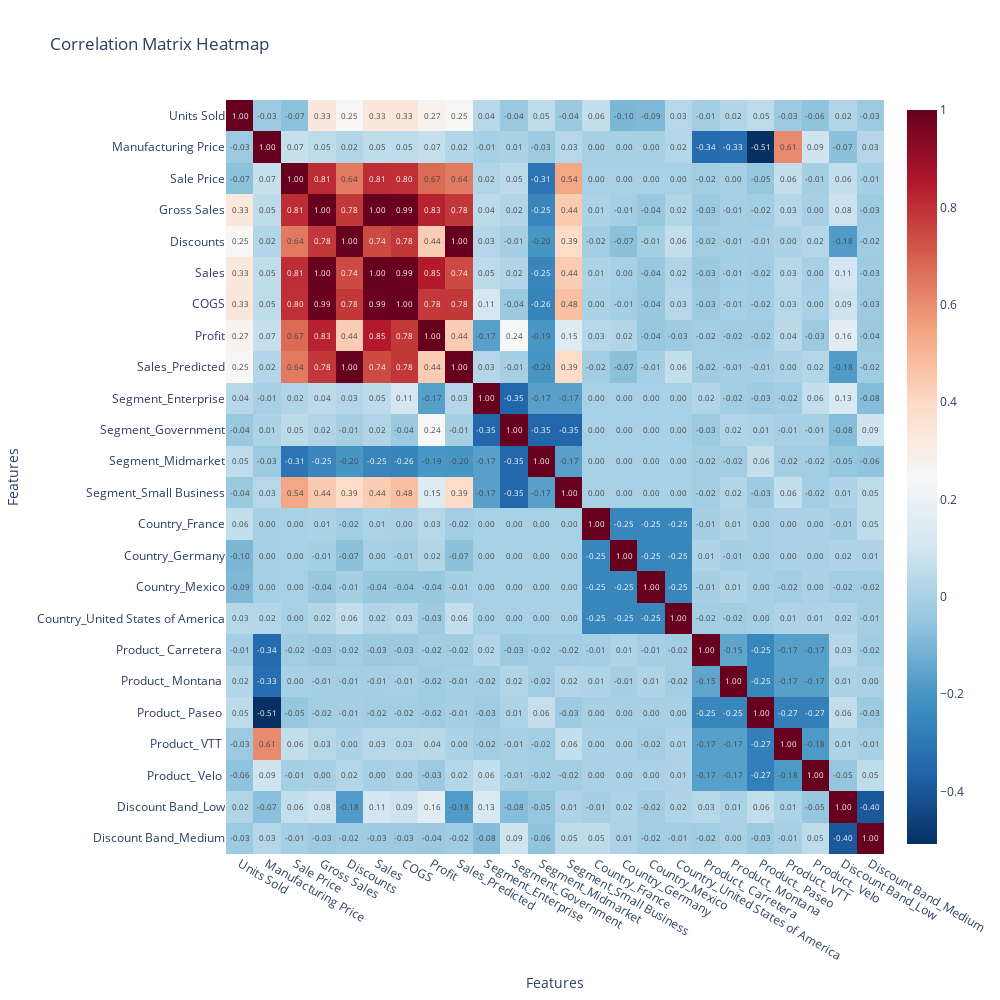

Notebook code cell kept with this figure:
### Code cell
fig = px.imshow(
    correlation_matrix,
    text_auto=".2f",
    color_continuous_scale="RdBu_r",
    title="Correlation Matrix Heatmap",
    aspect="auto"
)

fig.update_layout(
    xaxis_title="Features",
    yaxis_title="Features",
    width=1000,
    height=1000,
)

fig.show()

### Figure 1 — Plotly figure (JSON) as saved in the notebook; plotly's stock layout.template omitted (floating-point values rounded to 4 significant figures; data arrays with more than 128 entries replaced by an {"elided": "..."} marker saying what was removed)
{"data": [{"coloraxis": "coloraxis", "hovertemplate": "x: %{x}<br>y: %{y}<br>color: %{z}<extra></extra>", "name": "0", "texttemplate": "%{z:.2f}", "type": "heatmap", "x": ["Units Sold", "Manufacturing Price", "Sale Price", "Gross Sales", "Discounts", "Sales", "COGS", "Profit", "Sales_Predicted", "Segment_Enterprise", "Segment_Government", "Segment_Midmarket", "Segment_Small Business", "Country_France", "Country_Germany", "Country_Mexico", "Country_United States of America", "Product_ Carretera ", "Product_ Montana ", "Product_ Paseo ", "Product_ VTT ", "Product_ Velo ", "Discount Band_Low", "Discount Band_Medium"], "xaxis": "x", "y": ["Units Sold", "Manufacturing Price", "Sale Price", "Gross Sales", "Discounts", "Sales", "COGS", "Profit", "Sales_Predicted", "Segment_Enterprise", "Segment_Government", "Segment_Midmarket", "Segment_Small Business", "Country_France", "Country_Germany", "Country_Mexico", "Country_United States of America", "Product_ Carretera ", "Product_ Montana ", "Product_ Paseo ", "Product_ VTT ", "Product_ Velo ", "Discount Band_Low", "Discount Band_Medium"], "yaxis": "y", "z": {"elided": "24x24 float values"}}], "layout": {"coloraxis": {"colorscale": [[0, "rgb(5,48,97)"], [0.1, "rgb(33,102,172)"], [0.2, "rgb(67,147,195)"], [0.3, "rgb(146,197,222)"], [0.4, "rgb(209,229,240)"], [0.5, "rgb(247,247,247)"], [0.6, "rgb(253,219,199)"], [0.7, "rgb(244,165,130)"], [0.8, "rgb(214,96,77)"], [0.9, "rgb(178,24,43)"], [1, "rgb(103,0,31)"]]}, "height": 1000, "title": {"text": "Correlation Matrix Heatmap"}, "width": 1000, "xaxis": {"anchor": "y", "domain": [0, 1], "title": {"text": "Features"}}, "yaxis": {"anchor": "x", "autorange": "reversed", "domain": [0, 1], "title": {"text": "Features"}}}}
